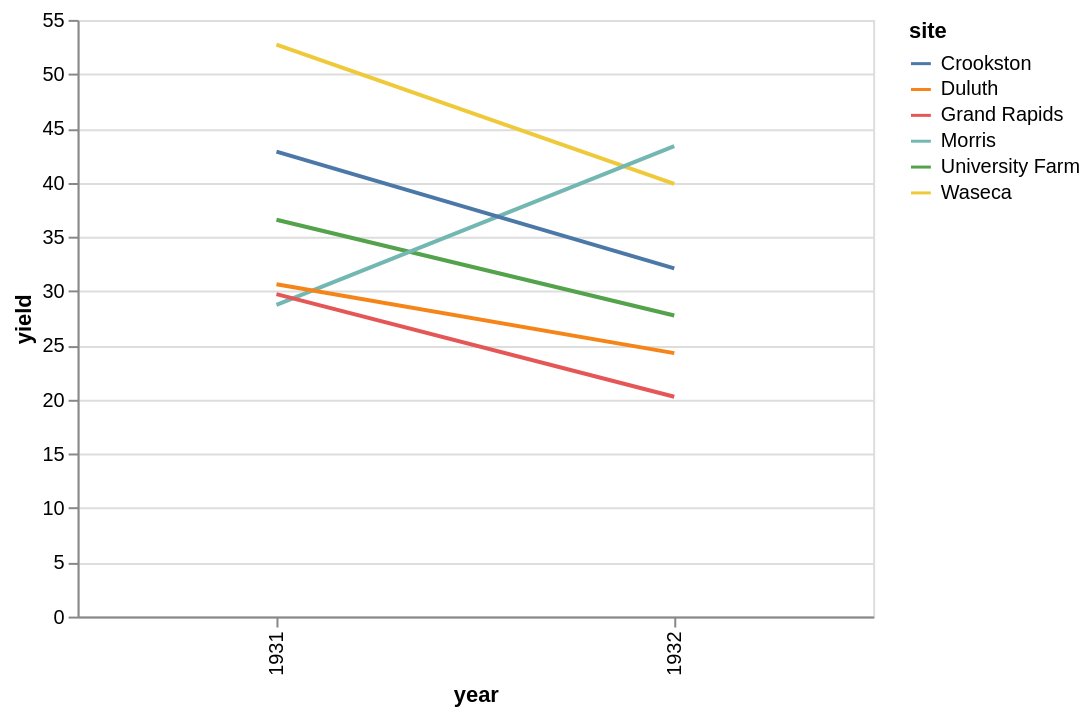

Here is the Vega-Lite specification saved for this chart:
### Vega-Lite specification from a JSON file in a GitHub repository (floating-point values rounded to 4 significant figures)
{"config": {"view": {"height": 300, "width": 400}}, "encoding": {"y": {"aggregate": "median", "title": "yield", "field": "properties.yield", "type": "quantitative"}, "x": {"title": "year", "field": "properties.year", "type": "nominal"}, "color": {"title": "site", "field": "properties.site", "type": "nominal"}}, "data": {"values": {"features": [{"properties": {"variety": "Manchuria", "yield": 27.0, "site": "University Farm", "year": "1931"}, "geometry": {"coordinates": [125.6, 10.1], "type": "Point"}, "type": "Feature"}, {"properties": {"variety": "Manchuria", "yield": 48.87, "site": "Waseca", "year": "1931"}, "geometry": {"coordinates": [125.6, 10.1], "type": "Point"}, "type": "Feature"}, {"properties": {"variety": "Manchuria", "yield": 27.43, "site": "Morris", "year": "1931"}, "geometry": {"coordinates": [125.6, 10.1], "type": "Point"}, "type": "Feature"}, {"properties": {"variety": "Manchuria", "yield": 39.93, "site": "Crookston", "year": "1931"}, "geometry": {"coordinates": [125.6, 10.1], "type": "Point"}, "type": "Feature"}, {"properties": {"variety": "Manchuria", "yield": 32.97, "site": "Grand Rapids", "year": "1931"}, "geometry": {"coordinates": [125.6, 10.1], "type": "Point"}, "type": "Feature"}, {"properties": {"variety": "Manchuria", "yield": 28.97, "site": "Duluth", "year": "1931"}, "geometry": {"coordinates": [125.6, 10.1], "type": "Point"}, "type": "Feature"}, {"properties": {"variety": "Glabron", "yield": 43.07, "site": "University Farm", "year": "1931"}, "geometry": {"coordinates": [125.6, 10.1], "type": "Point"}, "type": "Feature"}, {"properties": {"variety": "Glabron", "yield": 55.2, "site": "Waseca", "year": "1931"}, "geometry": {"coordinates": [125.6, 10.1], "type": "Point"}, "type": "Feature"}, {"properties": {"variety": "Glabron", "yield": 28.77, "site": "Morris", "year": "1931"}, "geometry": {"coordinates": [125.6, 10.1], "type": "Point"}, "type": "Feature"}, {"properties": {"variety": "Glabron", "yield": 38.13, "site": "Crookston", "year": "1931"}, "geometry": {"coordinates": [125.6, 10.1], "type": "Point"}, "type": "Feature"}, {"properties": {"variety": "Glabron", "yield": 29.13, "site": "Grand Rapids", "year": "1931"}, "geometry": {"coordinates": [125.6, 10.1], "type": "Point"}, "type": "Feature"}, {"properties": {"variety": "Glabron", "yield": 29.67, "site": "Duluth", "year": "1931"}, "geometry": {"coordinates": [125.6, 10.1], "type": "Point"}, "type": "Feature"}, {"properties": {"variety": "Svansota", "yield": 35.13, "site": "University Farm", "year": "1931"}, "geometry": {"coordinates": [125.6, 10.1], "type": "Point"}, "type": "Feature"}, {"properties": {"variety": "Svansota", "yield": 47.33, "site": "Waseca", "year": "1931"}, "geometry": {"coordinates": [125.6, 10.1], "type": "Point"}, "type": "Feature"}, {"properties": {"variety": "Svansota", "yield": 25.77, "site": "Morris", "year": "1931"}, "geometry": {"coordinates": [125.6, 10.1], "type": "Point"}, "type": "Feature"}, {"properties": {"variety": "Svansota", "yield": 40.47, "site": "Crookston", "year": "1931"}, "geometry": {"coordinates": [125.6, 10.1], "type": "Point"}, "type": "Feature"}, {"properties": {"variety": "Svansota", "yield": 29.67, "site": "Grand Rapids", "year": "1931"}, "geometry": {"coordinates": [125.6, 10.1], "type": "Point"}, "type": "Feature"}, {"properties": {"variety": "Svansota", "yield": 25.7, "site": "Duluth", "year": "1931"}, "geometry": {"coordinates": [125.6, 10.1], "type": "Point"}, "type": "Feature"}, {"properties": {"variety": "Velvet", "yield": 39.9, "site": "University Farm", "year": "1931"}, "geometry": {"coordinates": [125.6, 10.1], "type": "Point"}, "type": "Feature"}, {"properties": {"variety": "Velvet", "yield": 50.23, "site": "Waseca", "year": "1931"}, "geometry": {"coordinates": [125.6, 10.1], "type": "Point"}, "type": "Feature"}, {"properties": {"variety": "Velvet", "yield": 26.13, "site": "Morris", "year": "1931"}, "geometry": {"coordinates": [125.6, 10.1], "type": "Point"}, "type": "Feature"}, {"properties": {"variety": "Velvet", "yield": 41.33, "site": "Crookston", "year": "1931"}, "geometry": {"coordinates": [125.6, 10.1], "type": "Point"}, "type": "Feature"}, {"properties": {"variety": "Velvet", "yield": 23.03, "site": "Grand Rapids", "year": "1931"}, "geometry": {"coordinates": [125.6, 10.1], "type": "Point"}, "type": "Feature"}, {"properties": {"variety": "Velvet", "yield": 26.3, "site": "Duluth", "year": "1931"}, "geometry": {"coordinates": [125.6, 10.1], "type": "Point"}, "type": "Feature"}, {"properties": {"variety": "Trebi", "yield": 36.57, "site": "University Farm", "year": "1931"}, "geometry": {"coordinates": [125.6, 10.1], "type": "Point"}, "type": "Feature"}, {"properties": {"variety": "Trebi", "yield": 63.83, "site": "Waseca", "year": "1931"}, "geometry": {"coordinates": [125.6, 10.1], "type": "Point"}, "type": "Feature"}, {"properties": {"variety": "Trebi", "yield": 43.77, "site": "Morris", "year": "1931"}, "geometry": {"coordinates": [125.6, 10.1], "type": "Point"}, "type": "Feature"}, {"properties": {"variety": "Trebi", "yield": 46.93, "site": "Crookston", "year": "1931"}, "geometry": {"coordinates": [125.6, 10.1], "type": "Point"}, "type": "Feature"}, {"properties": {"variety": "Trebi", "yield": 29.77, "site": "Grand Rapids", "year": "1931"}, "geometry": {"coordinates": [125.6, 10.1], "type": "Point"}, "type": "Feature"}, {"properties": {"variety": "Trebi", "yield": 33.93, "site": "Duluth", "year": "1931"}, "geometry": {"coordinates": [125.6, 10.1], "type": "Point"}, "type": "Feature"}, {"properties": {"variety": "No. 457", "yield": 43.27, "site": "University Farm", "year": "1931"}, "geometry": {"coordinates": [125.6, 10.1], "type": "Point"}, "type": "Feature"}, {"properties": {"variety": "No. 457", "yield": 58.1, "site": "Waseca", "year": "1931"}, "geometry": {"coordinates": [125.6, 10.1], "type": "Point"}, "type": "Feature"}, {"properties": {"variety": "No. 457", "yield": 28.7, "site": "Morris", "year": "1931"}, "geometry": {"coordinates": [125.6, 10.1], "type": "Point"}, "type": "Feature"}, {"properties": {"variety": "No. 457", "yield": 45.67, "site": "Crookston", "year": "1931"}, "geometry": {"coordinates": [125.6, 10.1], "type": "Point"}, "type": "Feature"}, {"properties": {"variety": "No. 457", "yield": 32.17, "site": "Grand Rapids", "year": "1931"}, "geometry": {"coordinates": [125.6, 10.1], "type": "Point"}, "type": "Feature"}, {"properties": {"variety": "No. 457", "yield": 33.6, "site": "Duluth", "year": "1931"}, "geometry": {"coordinates": [125.6, 10.1], "type": "Point"}, "type": "Feature"}, {"properties": {"variety": "No. 462", "yield": 36.6, "site": "University Farm", "year": "1931"}, "geometry": {"coordinates": [125.6, 10.1], "type": "Point"}, "type": "Feature"}, {"properties": {"variety": "No. 462", "yield": 65.77, "site": "Waseca", "year": "1931"}, "geometry": {"coordinates": [125.6, 10.1], "type": "Point"}, "type": "Feature"}, {"properties": {"variety": "No. 462", "yield": 30.37, "site": "Morris", "year": "1931"}, "geometry": {"coordinates": [125.6, 10.1], "type": "Point"}, "type": "Feature"}, {"properties": {"variety": "No. 462", "yield": 48.57, "site": "Crookston", "year": "1931"}, "geometry": {"coordinates": [125.6, 10.1], "type": "Point"}, "type": "Feature"}, {"properties": {"variety": "No. 462", "yield": 24.93, "site": "Grand Rapids", "year": "1931"}, "geometry": {"coordinates": [125.6, 10.1], "type": "Point"}, "type": "Feature"}, {"properties": {"variety": "No. 462", "yield": 28.1, "site": "Duluth", "year": "1931"}, "geometry": {"coordinates": [125.6, 10.1], "type": "Point"}, "type": "Feature"}, {"properties": {"variety": "Peatland", "yield": 32.77, "site": "University Farm", "year": "1931"}, "geometry": {"coordinates": [125.6, 10.1], "type": "Point"}, "type": "Feature"}, {"properties": {"variety": "Peatland", "yield": 48.57, "site": "Waseca", "year": "1931"}, "geometry": {"coordinates": [125.6, 10.1], "type": "Point"}, "type": "Feature"}, {"properties": {"variety": "Peatland", "yield": 29.87, "site": "Morris", "year": "1931"}, "geometry": {"coordinates": [125.6, 10.1], "type": "Point"}, "type": "Feature"}, {"properties": {"variety": "Peatland", "yield": 41.6, "site": "Crookston", "year": "1931"}, "geometry": {"coordinates": [125.6, 10.1], "type": "Point"}, "type": "Feature"}, {"properties": {"variety": "Peatland", "yield": 34.7, "site": "Grand Rapids", "year": "1931"}, "geometry": {"coordinates": [125.6, 10.1], "type": "Point"}, "type": "Feature"}, {"properties": {"variety": "Peatland", "yield": 32.0, "site": "Duluth", "year": "1931"}, "geometry": {"coordinates": [125.6, 10.1], "type": "Point"}, "type": "Feature"}, {"properties": {"variety": "No. 475", "yield": 24.67, "site": "University Farm", "year": "1931"}, "geometry": {"coordinates": [125.6, 10.1], "type": "Point"}, "type": "Feature"}, {"properties": {"variety": "No. 475", "yield": 46.77, "site": "Waseca", "year": "1931"}, "geometry": {"coordinates": [125.6, 10.1], "type": "Point"}, "type": "Feature"}, {"properties": {"variety": "No. 475", "yield": 22.6, "site": "Morris", "year": "1931"}, "geometry": {"coordinates": [125.6, 10.1], "type": "Point"}, "type": "Feature"}, {"properties": {"variety": "No. 475", "yield": 44.1, "site": "Crookston", "year": "1931"}, "geometry": {"coordinates": [125.6, 10.1], "type": "Point"}, "type": "Feature"}, {"properties": {"variety": "No. 475", "yield": 19.7, "site": "Grand Rapids", "year": "1931"}, "geometry": {"coordinates": [125.6, 10.1], "type": "Point"}, "type": "Feature"}, {"properties": {"variety": "No. 475", "yield": 33.07, "site": "Duluth", "year": "1931"}, "geometry": {"coordinates": [125.6, 10.1], "type": "Point"}, "type": "Feature"}, {"properties": {"variety": "Wisconsin No. 38", "yield": 39.3, "site": "University Farm", "year": "1931"}, "geometry": {"coordinates": [125.6, 10.1], "type": "Point"}, "type": "Feature"}, {"properties": {"variety": "Wisconsin No. 38", "yield": 58.8, "site": "Waseca", "year": "1931"}, "geometry": {"coordinates": [125.6, 10.1], "type": "Point"}, "type": "Feature"}, {"properties": {"variety": "Wisconsin No. 38", "yield": 29.47, "site": "Morris", "year": "1931"}, "geometry": {"coordinates": [125.6, 10.1], "type": "Point"}, "type": "Feature"}, {"properties": {"variety": "Wisconsin No. 38", "yield": 49.87, "site": "Crookston", "year": "1931"}, "geometry": {"coordinates": [125.6, 10.1], "type": "Point"}, "type": "Feature"}, {"properties": {"variety": "Wisconsin No. 38", "yield": 34.47, "site": "Grand Rapids", "year": "1931"}, "geometry": {"coordinates": [125.6, 10.1], "type": "Point"}, "type": "Feature"}, {"properties": {"variety": "Wisconsin No. 38", "yield": 31.6, "site": "Duluth", "year": "1931"}, "geometry": {"coordinates": [125.6, 10.1], "type": "Point"}, "type": "Feature"}, {"properties": {"variety": "Manchuria", "yield": 26.9, "site": "University Farm", "year": "1932"}, "geometry": {"coordinates": [125.6, 10.1], "type": "Point"}, "type": "Feature"}, {"properties": {"variety": "Manchuria", "yield": 33.47, "site": "Waseca", "year": "1932"}, "geometry": {"coordinates": [125.6, 10.1], "type": "Point"}, "type": "Feature"}, {"properties": {"variety": "Manchuria", "yield": 34.37, "site": "Morris", "year": "1932"}, "geometry": {"coordinates": [125.6, 10.1], "type": "Point"}, "type": "Feature"}, {"properties": {"variety": "Manchuria", "yield": 32.97, "site": "Crookston", "year": "1932"}, "geometry": {"coordinates": [125.6, 10.1], "type": "Point"}, "type": "Feature"}, {"properties": {"variety": "Manchuria", "yield": 22.13, "site": "Grand Rapids", "year": "1932"}, "geometry": {"coordinates": [125.6, 10.1], "type": "Point"}, "type": "Feature"}, {"properties": {"variety": "Manchuria", "yield": 22.57, "site": "Duluth", "year": "1932"}, "geometry": {"coordinates": [125.6, 10.1], "type": "Point"}, "type": "Feature"}, {"properties": {"variety": "Glabron", "yield": 36.8, "site": "University Farm", "year": "1932"}, "geometry": {"coordinates": [125.6, 10.1], "type": "Point"}, "type": "Feature"}, {"properties": {"variety": "Glabron", "yield": 37.73, "site": "Waseca", "year": "1932"}, "geometry": {"coordinates": [125.6, 10.1], "type": "Point"}, "type": "Feature"}, {"properties": {"variety": "Glabron", "yield": 35.13, "site": "Morris", "year": "1932"}, "geometry": {"coordinates": [125.6, 10.1], "type": "Point"}, "type": "Feature"}, {"properties": {"variety": "Glabron", "yield": 26.17, "site": "Crookston", "year": "1932"}, "geometry": {"coordinates": [125.6, 10.1], "type": "Point"}, "type": "Feature"}, {"properties": {"variety": "Glabron", "yield": 14.43, "site": "Grand Rapids", "year": "1932"}, "geometry": {"coordinates": [125.6, 10.1], "type": "Point"}, "type": "Feature"}, {"properties": {"variety": "Glabron", "yield": 25.87, "site": "Duluth", "year": "1932"}, "geometry": {"coordinates": [125.6, 10.1], "type": "Point"}, "type": "Feature"}, {"properties": {"variety": "Svansota", "yield": 27.43, "site": "University Farm", "year": "1932"}, "geometry": {"coordinates": [125.6, 10.1], "type": "Point"}, "type": "Feature"}, {"properties": {"variety": "Svansota", "yield": 38.5, "site": "Waseca", "year": "1932"}, "geometry": {"coordinates": [125.6, 10.1], "type": "Point"}, "type": "Feature"}, {"properties": {"variety": "Svansota", "yield": 35.03, "site": "Morris", "year": "1932"}, "geometry": {"coordinates": [125.6, 10.1], "type": "Point"}, "type": "Feature"}, {"properties": {"variety": "Svansota", "yield": 20.63, "site": "Crookston", "year": "1932"}, "geometry": {"coordinates": [125.6, 10.1], "type": "Point"}, "type": "Feature"}, {"properties": {"variety": "Svansota", "yield": 16.63, "site": "Grand Rapids", "year": "1932"}, "geometry": {"coordinates": [125.6, 10.1], "type": "Point"}, "type": "Feature"}, {"properties": {"variety": "Svansota", "yield": 22.23, "site": "Duluth", "year": "1932"}, "geometry": {"coordinates": [125.6, 10.1], "type": "Point"}, "type": "Feature"}, {"properties": {"variety": "Velvet", "yield": 26.8, "site": "University Farm", "year": "1932"}, "geometry": {"coordinates": [125.6, 10.1], "type": "Point"}, "type": "Feature"}, {"properties": {"variety": "Velvet", "yield": 37.4, "site": "Waseca", "year": "1932"}, "geometry": {"coordinates": [125.6, 10.1], "type": "Point"}, "type": "Feature"}, {"properties": {"variety": "Velvet", "yield": 38.83, "site": "Morris", "year": "1932"}, "geometry": {"coordinates": [125.6, 10.1], "type": "Point"}, "type": "Feature"}, {"properties": {"variety": "Velvet", "yield": 32.07, "site": "Crookston", "year": "1932"}, "geometry": {"coordinates": [125.6, 10.1], "type": "Point"}, "type": "Feature"}, {"properties": {"variety": "Velvet", "yield": 32.23, "site": "Grand Rapids", "year": "1932"}, "geometry": {"coordinates": [125.6, 10.1], "type": "Point"}, "type": "Feature"}, {"properties": {"variety": "Velvet", "yield": 22.47, "site": "Duluth", "year": "1932"}, "geometry": {"coordinates": [125.6, 10.1], "type": "Point"}, "type": "Feature"}, {"properties": {"variety": "Trebi", "yield": 29.07, "site": "University Farm", "year": "1932"}, "geometry": {"coordinates": [125.6, 10.1], "type": "Point"}, "type": "Feature"}, {"properties": {"variety": "Trebi", "yield": 49.23, "site": "Waseca", "year": "1932"}, "geometry": {"coordinates": [125.6, 10.1], "type": "Point"}, "type": "Feature"}, {"properties": {"variety": "Trebi", "yield": 46.63, "site": "Morris", "year": "1932"}, "geometry": {"coordinates": [125.6, 10.1], "type": "Point"}, "type": "Feature"}, {"properties": {"variety": "Trebi", "yield": 41.83, "site": "Crookston", "year": "1932"}, "geometry": {"coordinates": [125.6, 10.1], "type": "Point"}, "type": "Feature"}, {"properties": {"variety": "Trebi", "yield": 20.63, "site": "Grand Rapids", "year": "1932"}, "geometry": {"coordinates": [125.6, 10.1], "type": "Point"}, "type": "Feature"}, {"properties": {"variety": "Trebi", "yield": 30.6, "site": "Duluth", "year": "1932"}, "geometry": {"coordinates": [125.6, 10.1], "type": "Point"}, "type": "Feature"}, {"properties": {"variety": "No. 457", "yield": 26.43, "site": "University Farm", "year": "1932"}, "geometry": {"coordinates": [125.6, 10.1], "type": "Point"}, "type": "Feature"}, {"properties": {"variety": "No. 457", "yield": 42.2, "site": "Waseca", "year": "1932"}, "geometry": {"coordinates": [125.6, 10.1], "type": "Point"}, "type": "Feature"}, {"properties": {"variety": "No. 457", "yield": 43.53, "site": "Morris", "year": "1932"}, "geometry": {"coordinates": [125.6, 10.1], "type": "Point"}, "type": "Feature"}, {"properties": {"variety": "No. 457", "yield": 34.33, "site": "Crookston", "year": "1932"}, "geometry": {"coordinates": [125.6, 10.1], "type": "Point"}, "type": "Feature"}, {"properties": {"variety": "No. 457", "yield": 19.47, "site": "Grand Rapids", "year": "1932"}, "geometry": {"coordinates": [125.6, 10.1], "type": "Point"}, "type": "Feature"}, {"properties": {"variety": "No. 457", "yield": 22.7, "site": "Duluth", "year": "1932"}, "geometry": {"coordinates": [125.6, 10.1], "type": "Point"}, "type": "Feature"}, {"properties": {"variety": "No. 462", "yield": 25.57, "site": "University Farm", "year": "1932"}, "geometry": {"coordinates": [125.6, 10.1], "type": "Point"}, "type": "Feature"}, {"properties": {"variety": "No. 462", "yield": 44.7, "site": "Waseca", "year": "1932"}, "geometry": {"coordinates": [125.6, 10.1], "type": "Point"}, "type": "Feature"}, {"properties": {"variety": "No. 462", "yield": 47.0, "site": "Morris", "year": "1932"}, "geometry": {"coordinates": [125.6, 10.1], "type": "Point"}, "type": "Feature"}, {"properties": {"variety": "No. 462", "yield": 30.53, "site": "Crookston", "year": "1932"}, "geometry": {"coordinates": [125.6, 10.1], "type": "Point"}, "type": "Feature"}, {"properties": {"variety": "No. 462", "yield": 19.9, "site": "Grand Rapids", "year": "1932"}, "geometry": {"coordinates": [125.6, 10.1], "type": "Point"}, "type": "Feature"}, {"properties": {"variety": "No. 462", "yield": 22.5, "site": "Duluth", "year": "1932"}, "geometry": {"coordinates": [125.6, 10.1], "type": "Point"}, "type": "Feature"}, {"properties": {"variety": "Peatland", "yield": 28.07, "site": "University Farm", "year": "1932"}, "geometry": {"coordinates": [125.6, 10.1], "type": "Point"}, "type": "Feature"}, {"properties": {"variety": "Peatland", "yield": 36.03, "site": "Waseca", "year": "1932"}, "geometry": {"coordinates": [125.6, 10.1], "type": "Point"}, "type": "Feature"}, {"properties": {"variety": "Peatland", "yield": 43.2, "site": "Morris", "year": "1932"}, "geometry": {"coordinates": [125.6, 10.1], "type": "Point"}, "type": "Feature"}, {"properties": {"variety": "Peatland", "yield": 25.23, "site": "Crookston", "year": "1932"}, "geometry": {"coordinates": [125.6, 10.1], "type": "Point"}, "type": "Feature"}, {"properties": {"variety": "Peatland", "yield": 26.77, "site": "Grand Rapids", "year": "1932"}, "geometry": {"coordinates": [125.6, 10.1], "type": "Point"}, "type": "Feature"}, {"properties": {"variety": "Peatland", "yield": 31.37, "site": "Duluth", "year": "1932"}, "geometry": {"coordinates": [125.6, 10.1], "type": "Point"}, "type": "Feature"}, {"properties": {"variety": "No. 475", "yield": 30.0, "site": "University Farm", "year": "1932"}, "geometry": {"coordinates": [125.6, 10.1], "type": "Point"}, "type": "Feature"}, {"properties": {"variety": "No. 475", "yield": 41.27, "site": "Waseca", "year": "1932"}, "geometry": {"coordinates": [125.6, 10.1], "type": "Point"}, "type": "Feature"}, {"properties": {"variety": "No. 475", "yield": 44.23, "site": "Morris", "year": "1932"}, "geometry": {"coordinates": [125.6, 10.1], "type": "Point"}, "type": "Feature"}, {"properties": {"variety": "No. 475", "yield": 32.13, "site": "Crookston", "year": "1932"}, "geometry": {"coordinates": [125.6, 10.1], "type": "Point"}, "type": "Feature"}, {"properties": {"variety": "No. 475", "yield": 15.23, "site": "Grand Rapids", "year": "1932"}, "geometry": {"coordinates": [125.6, 10.1], "type": "Point"}, "type": "Feature"}, {"properties": {"variety": "No. 475", "yield": 27.37, "site": "Duluth", "year": "1932"}, "geometry": {"coordinates": [125.6, 10.1], "type": "Point"}, "type": "Feature"}, {"properties": {"variety": "Wisconsin No. 38", "yield": 38.0, "site": "University Farm", "year": "1932"}, "geometry": {"coordinates": [125.6, 10.1], "type": "Point"}, "type": "Feature"}, {"properties": {"variety": "Wisconsin No. 38", "yield": 58.17, "site": "Waseca", "year": "1932"}, "geometry": {"coordinates": [125.6, 10.1], "type": "Point"}, "type": "Feature"}, {"properties": {"variety": "Wisconsin No. 38", "yield": 47.17, "site": "Morris", "year": "1932"}, "geometry": {"coordinates": [125.6, 10.1], "type": "Point"}, "type": "Feature"}, {"properties": {"variety": "Wisconsin No. 38", "yield": 35.9, "site": "Crookston", "year": "1932"}, "geometry": {"coordinates": [125.6, 10.1], "type": "Point"}, "type": "Feature"}, {"properties": {"variety": "Wisconsin No. 38", "yield": 20.67, "site": "Grand Rapids", "year": "1932"}, "geometry": {"coordinates": [125.6, 10.1], "type": "Point"}, "type": "Feature"}, {"properties": {"variety": "Wisconsin No. 38", "yield": 29.33, "site": "Duluth", "year": "1932"}, "geometry": {"coordinates": [125.6, 10.1], "type": "Point"}, "type": "Feature"}], "type": "FeatureCollection"}, "format": {"type": "json", "property": "features"}}, "mark": "line", "$schema": "https://vega.github.io/schema/vega-lite/v2.4.1.json"}
